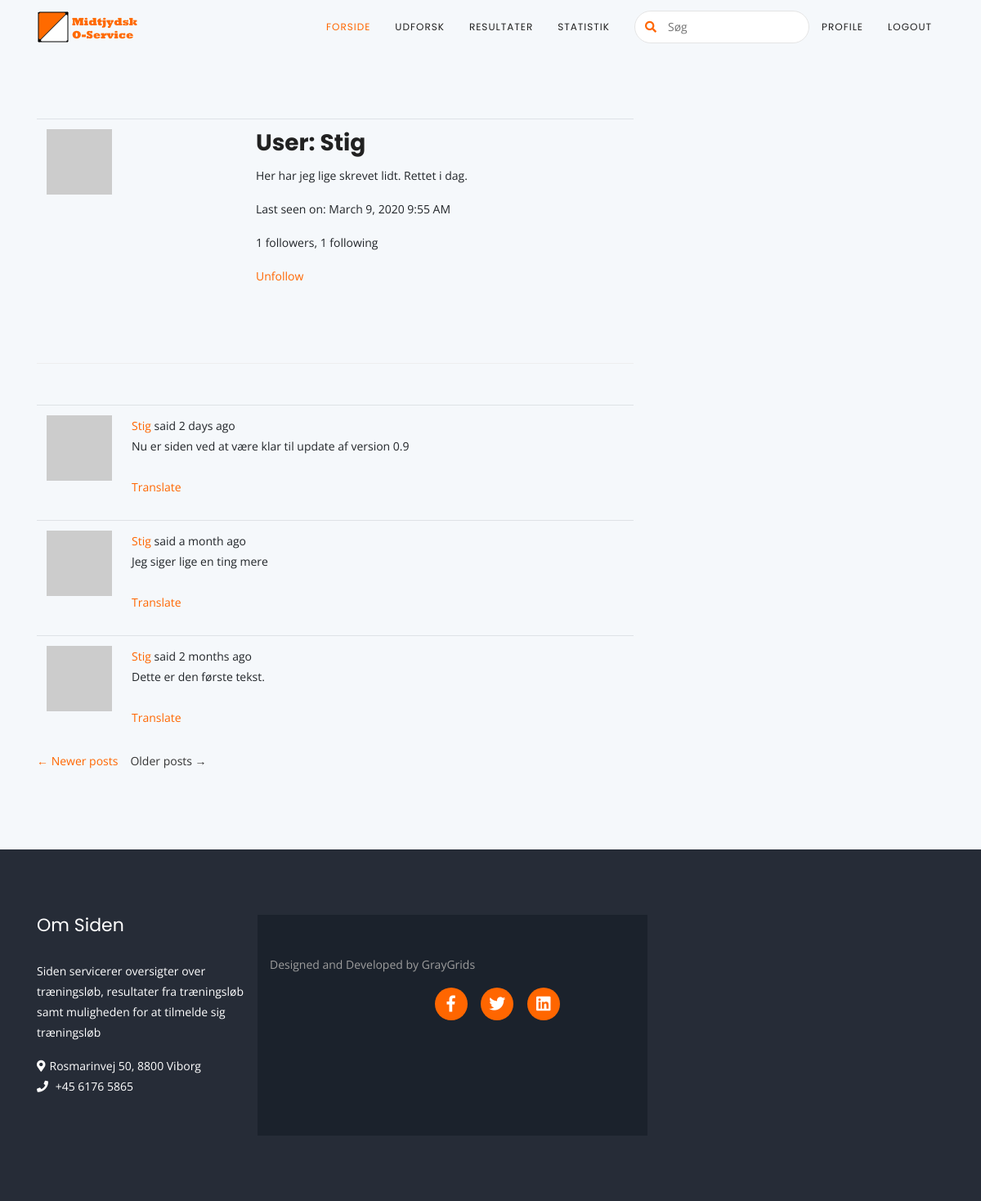
The app's page /user/Stig (signed in) with its own data.
### app/models.py (models this page shows, shortened)
class User(UserMixin, db.Model):
    id = db.Column(db.Integer, primary_key=True)
    username = db.Column(db.String(64), index=True, unique=True)
    email = db.Column(db.String(120), index=True, unique=True)
    password_hash = db.Column(db.String(128))
    posts = db.relationship('Post', backref='author', lazy='dynamic')
    about_me = db.Column(db.String(140))
    last_seen = db.Column(db.DateTime, default=datetime.utcnow)
    followed = db.relationship(
        'User', secondary=followers,
        primaryjoin=(followers.c.follower_id == id),
        secondaryjoin=(followers.c.followed_id == id),
        backref=db.backref('followers', lazy='dynamic'), lazy='dynamic')
    def avatar(self, size):
        digest = md5(self.email.lower().encode('utf-8')).hexdigest()
        return 'https://www.gravatar.com/avatar/{}?d=identicon&s={}'.format(
            digest, size)
    def is_following(self, user):
        return self.followed.filter(
            followers.c.followed_id == user.id).count() > 0

class SearchableMixin(object):
    @classmethod
    def before_commit(cls, session):
        session._changes = {
            'add': list(session.new),
            'update': list(session.dirty),
            'delete': list(session.deleted)
        }
    @classmethod
    def after_commit(cls, session):
        for obj in session._changes['add']:
            if isinstance(obj, SearchableMixin):
                add_to_index(obj.__tablename__, obj)
        for obj in session._changes['update']:
            if isinstance(obj, SearchableMixin):
                add_to_index(obj.__tablename__, obj)
        for obj in session._changes['delete']:
            if isinstance(obj, SearchableMixin):
                remove_from_index(obj.__tablename__, obj)
        session._changes = None

class Post(SearchableMixin, db.Model):
    __searchable__ = ['body']
    id = db.Column(db.Integer, primary_key=True)
    body = db.Column(db.String(140))
    timestamp = db.Column(db.DateTime, index=True, default=datetime.utcnow)
    user_id = db.Column(db.Integer, db.ForeignKey('user.id'))
    language = db.Column(db.String(5))

### app/main/routes.py (the view)
@bp.route('/user/<username>')
@login_required
def user(username):
    user = User.query.filter_by(username=username).first_or_404()
    page = request.args.get('page', 1, type=int)
    posts = user.posts.order_by(Post.timestamp.desc()).paginate(
        page, current_app.config['POSTS_PER_PAGE'], False)
    next_url = url_for('main.user', username=user.username,
                       page=posts.next_num) if posts.has_next else None
    prev_url = url_for('main.user', username=user.username,
                       page=posts.prev_num) if posts.has_prev else None
    return render_template('user.html', user=user, posts=posts.items,
                           next_url=next_url, prev_url=prev_url)

### app/main/forms.py
class SearchForm(FlaskForm):
    q = StringField(_l('Search'), validators=[DataRequired()])
    def __init__(self, *args, **kwargs):
        if 'formdata' not in kwargs:
            kwargs['formdata'] = request.args
        if 'csrf_enabled' not in kwargs:
            kwargs['csrf_enabled'] = False
        super(SearchForm, self).__init__(*args, **kwargs)

### app/main/routes.py (called while the page is built)
@bp.before_app_request
def before_request():
    if current_user.is_authenticated:
        current_user.last_seen = datetime.utcnow()
        db.session.commit()
        g.search_form = SearchForm()
    g.locale = str(get_locale())

### app/models.py (called while the page is built)
@login.user_loader
def load_user(id):
    return User.query.get(int(id))

### app/templates/user.html (shortened to what this page needs)
{% extends "base.html" %}
{% block app_content %}
<section class="cta-section section">
    <div class="container">
        <div class="row">
            <div class="col-md-8">
                <article class="blog-post-wrapper wow fadeIn" data-wow-delay="0.3s">
                <table class="table table-hover">
                    <tr>
                        <td width="256px"><img src="{{ user.avatar(256) }}"></td>
                        <td>
					        <h3 class="text-black">{{ _('User') }}: {{ user.username }}</h3>
                            {% if user.about_me %}<p>{{ user.about_me }}</p>{% endif %}
                            {% if user.last_seen %}
                            <p>{{ _('Last seen on') }}: {{ moment(user.last_seen).format('LLL') }}</p>
                            {% endif %}
                            <p>{{ _('%(count)d followers', count=user.followers.count()) }}, {{ _('%(count)d following', count=user.followed.count()) }}</p>
                            {% if user == current_user %}
                            <p><a href="{{ url_for('main.edit_profile') }}">{{ _('Edit your profile') }}</a></p>
                            {% elif not current_user.is_following(user) %}
                            <p><a href="{{ url_for('main.follow', username=user.username) }}">{{ _('Follow') }}</a></p>
                            {% else %}
                            <p><a href="{{ url_for('main.unfollow', username=user.username) }}">{{ _('Unfollow') }}</a></p>
                            {% endif %}
                        </td>
                    </tr>
                </table>
                </article>
                {% for post in posts %}
                    {% include '_post.html' %}
                {% endfor %}
                <div class="blog-pagination clearfix wow fadeIn" data-wow-delay="0.3s">
                    <nav aria-label="..." class="">
                        <ul class="pagination">
                                    <a href="{{ prev_url or '#' }}">
                                        <span aria-hidden="true">&larr;</span> {{ _('Newer posts') }}
                                    </a>
                            <li class="page-item">
                                <a class="next{% if not next_url %} disabled{% endif %}">
                                    <a href="{{ next_url or '#' }}">
                                        {{ _('Older posts') }} <span aria-hidden="true">&rarr;</span>
                                    </a>
                                </a>
                            </li>
                        </ul>
                    </nav>
                </div>
            </div>
        </div>
    </div>
</div>
{% endblock %}

### app/templates/base.html (shortened to what this page needs)
<!DOCTYPE html>
<html lang="en">
<head>
    <link rel="stylesheet" type="text/css" href={{ url_for('static', filename='assets/css/bootstrap.min.css') }}>
	<link rel="stylesheet" type="text/css" href={{ url_for('static', filename='assets/css/slick.css') }}>
	<link rel="stylesheet" type="text/css" href={{ url_for('static', filename='assets/css/slick.css') }}>
	<link rel="stylesheet" media="screen" href={{ url_for('static', filename='assets/fonts/font-awesome/all.min.css') }}>
	<link rel="stylesheet" media="screen" href={{ url_for('static', filename='assets/fonts/simple-line-icons.css') }}>
	<link rel="stylesheet" type="text/css" href={{ url_for('static', filename='assets/extras/owl/owl.carousel.css') }}>
	<link rel="stylesheet" type="text/css" href={{ url_for('static', filename='assets/extras/owl/owl.theme.css') }}>
	<link rel="stylesheet" type="text/css" href={{ url_for('static', filename='assets/extras/animate.css') }}>
	<link rel="stylesheet" type="text/css" href={{ url_for('static', filename='assets/extras/normalize.css') }}>
	<link rel="stylesheet" type="text/css" href={{ url_for('static', filename='assets/css/main.css') }}>
	<link rel="stylesheet" type="text/css" href={{ url_for('static', filename='assets/css/responsive.css') }}>
	<link rel="stylesheet" type="text/css" media="screen" href={{ url_for('static', filename='assets/css/colors/orange.css') }}>
	<link rel="stylesheet" type="text/css" href="https://cdn.datatables.net/v/bs4/jszip-2.5.0/dt-1.10.20/b-1.6.1/b-flash-1.6.1/b-html5-1.6.1/b-print-1.6.1/fc-3.3.0/fh-3.1.6/r-2.2.3/rg-1.1.1/rr-1.2.6/sc-2.0.1/sp-1.0.1/sl-1.3.1/datatables.min.css"/>
</head>
<body>
    <header id="header-wrap">
        <div class="header-navbar">
            <div class="navbar-area">
                <div class="container">
                    <div class="row">
                        <div class="col-lg-12">
                            <nav class="navbar navbar-expand-lg">
                                <a class="navbar-brand" href="{{ url_for('beregn.vis_resultater') }}">
                                    <img src="{{ url_for('static', filename='assets/img/logo.png') }}">
                                </a>
                                <div class="collapse navbar-collapse sub-menu-bar" id="navbarSupportedContent">
                                    <ul class="navbar-nav ml-auto">
                                        <li class="nav-item active">
                                            <a href="{{ url_for('main.index') }}">Forside</a>
                                        </li>
                                        <li class="nav-item">
                                            <a href="{{ url_for('main.explore') }}">Udforsk</a>
                                        </li>
                                        <li class="nav-item">
                                            <a href="{{ url_for('beregn.vis_resultater') }}">Resultater</a>
                                        </li>
                                        <li class="nav-item">
                                            <a href="{{ url_for('beregn.vis_statistik') }}">Statistik</a>
                                        </li>
                                    </ul>
                                </div>
                                <div class="navbar-search d-none d-sm-block">
                                    <form action="#">
                                        <input type="text" placeholder="Søg">
                                        <button><i class="fa fa-search"></i></button>
                                    </form>
                                </div>
								<ul class="nav navbar-nav navbar-right">
									{% if current_user.is_anonymous %}
									<li><a href="{{ url_for('auth.login') }}">{{ _('Login') }}</a></li>
									{% else %}
									<li><a href="{{ url_for('main.user', username=current_user.username) }}">{{ _('Profile') }}</a></li>
									<li><a href="{{ url_for('auth.logout') }}">{{ _('Logout') }}</a></li>
									{% endif %}
								</ul>
                            </nav>
                        </div>
                    </div>
                </div>
            </div>
        </div>
    </header>
	{% block content %}
        <div class="container-fluid">
            {% block app_content %}{% endblock app_content %}
    {% endblock content %}
    <footer>
        <div class="container">
            <div class="row section">
                <div class="footer-widget col-md-8 col-lg-3 col-xs-12">
                    <h3 class="small-title">
                        Om Siden
                    </h3>
                    <p>
                        Siden servicerer oversigter over træningsløb, resultater fra træningsløb samt muligheden for at tilmelde sig træningsløb
                    </p>
                    <ul class="mb-5">
                        <li><i class="fa fa-map-marker-alt"></i>Rosmarinvej 50, 8800 Viborg</li>
                        <li><i class="fa fa-phone"></i> +45 6176 5865</li>
                    </ul>
                </div>
        <div id="copyright">
            <div class="container">
                <div class="row">
                    <div class="col-md-10 col-sm-8">
                        <p class="copyright-text">Designed and Developed by <a href="http://graygrids.com" rel="nofollow">GrayGrids</a></p>
                    </div>
                    <div class="col-md-10 col-sm-8">
                        <div class="social-footer text-right">
                            <a href="#"><i class="fab fa-facebook-f icon-round"></i></a>
                            <a href="#"><i class="fab fa-twitter icon-round"></i></a>
                            <a href="#"><i class="fab fa-linkedin icon-round"></i></a>
                        </div>
                    </div>
                </div>
            </div>
        </div>
    </footer>
</body>
</html>

### app/templates/_post.html (shortened to what this page needs)
    <table class="table table-hover">
        <tr>
            <td width="70px">
                <a href="{{ url_for('main.user', username=post.author.username) }}">
                    <img src="{{ post.author.avatar(70) }}" />
                </a>
            </td>
            <td>
                {{ _('%(username)s said %(when)s',
                    username=user_link, when=moment(post.timestamp).fromNow()) }}
                <br>
                <span id="post{{ post.id }}">{{ post.body }}</span>
                {% if post.language and post.language != g.locale %}
                <br><br>
                <span id="translation{{ post.id }}">
                    <a href="javascript:translate(
                                '#post{{ post.id }}',
                                '#translation{{ post.id }}',
                                '{{ post.language }}',
                                '{{ g.locale }}');">{{ _('Translate') }}</a>
                </span>
                {% endif %}
            </td>
        </tr>
    </table>

### app/static/assets/css/main.css (style rules this page uses)
body { font-family: 'Open Sans', sans-serif; background: #F5F8FB; font-size: 14px; font-weight: 400; -webkit-box-sizing: border-box; -moz-box-sizing: border-box; box-sizing: border-box; -webkit-font-smoothing: subpixel-antialiased; color: #666; overflow-x: hidden; line-height: 25px; -webkit-backface-visibility: hidden; backface-visibility: hidden; }
a { -webkit-transition: all 0.2s linear; -moz-transition: all 0.2s linear; -o-transition: all 0.2s linear; transition: all 0.2s linear; }
ul { padding: 0; }
ul li { margin: 0; list-style-type: none; }
h1, h2, h3, h4, h5, h6 { font-family: 'Poppins', sans-serif; margin-top: 0; font-weight: 700; color: #212121; margin-bottom: 10px; }
.small-title { font-size: 22px; position: relative; text-align: left; }
.btn, button { padding: 8px 30px; border-radius: 0px; font-weight: 400; color: #fff; font-size: 14px; -webkit-transition: all 0.2s linear; -moz-transition: all 0.2s linear; -o-transition: all 0.2s linear; transition: all 0.2s linear; display: inline-block; }
.section { padding: 80px 0; }
.navbar { padding: 0; border-radius: 5px; position: relative; }
.navbar-brand { padding: 0; }
.navbar-nav li { position: relative; }
.navbar-nav li a { color: #212121; background-color: transparent; position: relative; padding: 20px 15px; text-transform: uppercase; font-family: 'Poppins', sans-serif; letter-spacing: 1px; font-size: 12px; display: block; }
.navbar-nav li.active > a, .navbar-nav li:hover > a { color: #F60; }
.navbar-search { position: relative; max-width: 220px; margin-left: 15px; }
.navbar-search input { width: 100%; height: 40px; border: 1px solid #E4E4E4; border-radius: 50px; padding-left: 40px; padding-right: 15px; transition: all 0.3s linear; }
.navbar-search button { padding: 0; position: absolute; top: 0; left: 0; height: 40px; border: 0; background: none; color: #F60; width: 40px; }
.cta-section { width: 100%; position: relative; }
.blog-post-wrapper { margin-bottom: 50px; padding-bottom: 50px; border-bottom: 1px solid #eee; }
.blog-pagination nav ul.pagination li.page-item a { border-radius: 0; margin-right: 15px !important; color: #333; }
.blog-pagination { text-align: center; }
footer { background: #262c37; color: #fff; }
footer .small-title { margin-bottom: 30px; color: #fff; font-weight: 400; }
footer ul { padding: 0; margin: 0; list-style: none; }
footer ul li { line-height: 25px; }
footer ul li i { margin-right: 5px; }
footer #copyright { background: #1b222c; }
footer #copyright p { text-align: left; }
footer #copyright .row { padding: 15px 0; }
footer #copyright .copyright-text, footer #copyright .nav-inline { margin-top: 15px; }
#copyright { padding: 10px 0; background: #eeeeee; }
#copyright p { line-height: 42px; color: #9e9e9e; text-align: center; margin: 0; }
#copyright p a { color: #9e9e9e; }
.social-footer { margin-top: 7px; }
i.icon-round { border-radius: 100%; color: #fff; font-size: 20px; height: 40px; line-height: 40px; margin-right: 13px; text-align: center; vertical-align: middle; width: 40px; }

### app/static/assets/css/colors/orange.css (style rules this page uses)
a { color: #F60; }
.small-title::before { border-color: #F60; }
i.icon-round { background-color: #F60; }

### records on screen
User: username "Stig", about_me "Her har jeg lige skrevet lidt. Rettet i dag.", last_seen "March 9, 2020 9:55 AM"
Post: body "Nu er siden ved at være klar til update af version 0.9"
Post: body "Jeg siger lige en ting mere"
Post: body "Dette er den første tekst."
